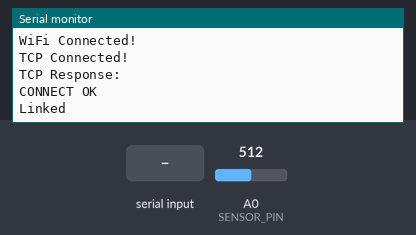
The sketch below on a simulated Arduino Uno, built with avr-gcc and run on an emulated ATmega328P. Parts: the last lines printed to the serial monitor. The test bench sets the inputs (shaded band); at power-on: A0 (SENSOR_PIN) = 512. The modem accepts every AT command (registered, SIM ready, sends succeed) and sends nothing else.

Above: at 1.2 s.
1.3 s: A0 (SENSOR_PIN) set to 716
At 6.4 s:
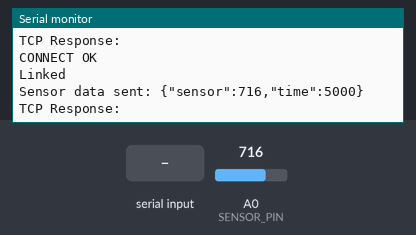
11.5 s: "1" received over the second serial link
At 12.9 s:
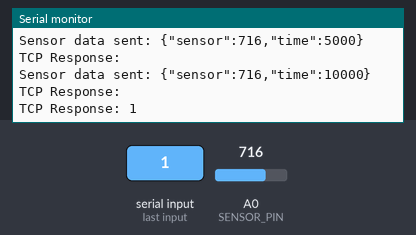
13.0 s: "0" received over the second serial link
At 14.4 s:
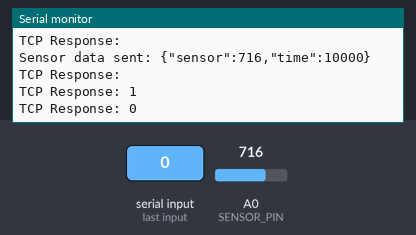
14.5 s: A0 (SENSOR_PIN) set to 900
At 15.7 s:
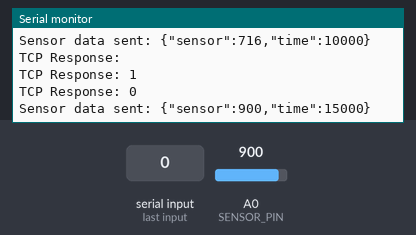
16.0 s: "2" received over the second serial link
At 17.5 s:
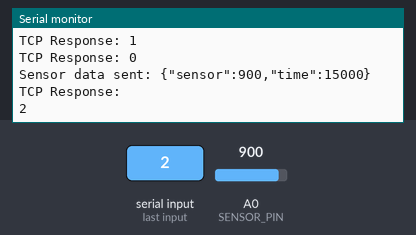

Measured:
- after the input at 1.3 s, the serial monitor: prints a new line after 3.7 s (image 1)
- after the input at 11.5 s, the serial monitor: prints a new line after 1.0 s (image 2)
- after the input at 13.0 s, the serial monitor: prints a new line after 1.0 s (image 3)
- after the input at 14.5 s, the serial monitor: prints a new line after 0.51 s (image 4)
- after the input at 16.0 s, the serial monitor: prints a new line after 1.0 s (image 5)

The sketch:

serial_test.ino
```cpp
#include <SoftwareSerial.h>

// ESP-01 통신을 위한 소프트웨어 시리얼 설정
SoftwareSerial espSerial(2, 3); // RX, TX

// WiFi 설정
const char* WIFI_SSID = "addinedu_class_1(2.4G)";
const char* WIFI_PASSWORD = "addinedu1";
const char* TCP_SERVER = "34.64.53.123";
const int TCP_PORT = 9999;

// 센서 핀 설정
const int SENSOR_PIN = A0;  // 아날로그 센서 핀

// 데이터 전송 간격 (밀리초)
const unsigned long SEND_INTERVAL = 5000;  // 5초마다 데이터 전송

// 마지막 데이터 전송 시간
unsigned long lastSendTime = 0;

// ESP8266 상태
bool wifiConnected = false;
bool tcpConnected = false;

// AT 명령어 전송 및 응답 확인
bool sendATCommand(const char* command, const char* expected_response, unsigned long timeout = 2000) {
  espSerial.println(command);
  unsigned long start = millis();
  String response = "";

  while (millis() - start < timeout) {
    if (espSerial.available()) {
      char c = espSerial.read();
      response += c;
      if (response.indexOf(expected_response) != -1) {
        return true;
      }
    }
  }
  return false;
}

// WiFi 연결
bool connectWiFi() {
  // ESP8266 초기화
  if (!sendATCommand("AT", "OK")) return false;
  if (!sendATCommand("AT+CWMODE=1", "OK")) return false;

  // WiFi 연결
  String cmd = "AT+CWJAP=\"";
  cmd += WIFI_SSID;
  cmd += "\",\"";
  cmd += WIFI_PASSWORD;
  cmd += "\"";

  if (!sendATCommand(cmd.c_str(), "OK", 20000)) return false;
  return true;
}

// TCP 서버 연결
bool connectTCP() {
  String cmd = "AT+CIPSTART=\"TCP\",\"";
  cmd += TCP_SERVER;
  cmd += "\",";
  cmd += TCP_PORT;

  if (!sendATCommand(cmd.c_str(), "OK", 10000)) return false;
  return true;
}

// TCP로 데이터 전송
bool sendTCPData(const char* data, int len) {
  String cmd = "AT+CIPSEND=";
  cmd += len;

  if (!sendATCommand(cmd.c_str(), ">")) return false;

  espSerial.write((uint8_t*)data, len);
  return sendATCommand("", "SEND OK", 5000);
}

// 센서 데이터 읽기
int readSensorData() {
  // 아날로그 센서에서 값 읽기
  int sensorValue = analogRead(SENSOR_PIN);
  return sensorValue;
}

void setup()
{
  Serial.begin(9600);
  espSerial.begin(115200); // ESP-01 통신 초기화

  // 센서 핀 설정
  pinMode(SENSOR_PIN, INPUT);

  // WiFi 연결
  wifiConnected = connectWiFi();
  if (wifiConnected) {
    Serial.println("WiFi Connected!");
    // TCP 서버 연결
    tcpConnected = connectTCP();
    if (tcpConnected) {
      Serial.println("TCP Connected!");
    } else {
      Serial.println("TCP Connection Failed!");
    }
  } else {
    Serial.println("WiFi Connection Failed!");
  }
}

void loop()
{
  // TCP 연결 확인 및 재연결
  if (wifiConnected && !tcpConnected) {
    tcpConnected = connectTCP();
  }

  // 일정 간격으로 센서 데이터 전송
  unsigned long currentTime = millis();
  if (tcpConnected && (currentTime - lastSendTime >= SEND_INTERVAL)) {
    // 센서 데이터 읽기
    int sensorValue = readSensorData();

    // 데이터 포맷팅 (JSON 형식)
    char dataBuffer[50];
    sprintf(dataBuffer, "{\"sensor\":%d,\"time\":%lu}", sensorValue, currentTime);

    // 데이터 전송
    if (sendTCPData(dataBuffer, strlen(dataBuffer))) {
      Serial.print("Sensor data sent: ");
      Serial.println(dataBuffer);
      lastSendTime = currentTime;
    } else {
      Serial.println("Failed to send sensor data");
      // 연결 문제 발생 시 재연결 플래그 설정
      tcpConnected = false;
    }
  }

  // TCP 데이터 수신 확인
  if (tcpConnected && espSerial.available()) {
    String response = espSerial.readString();
    Serial.println("TCP Response: " + response);
  }
}
```
